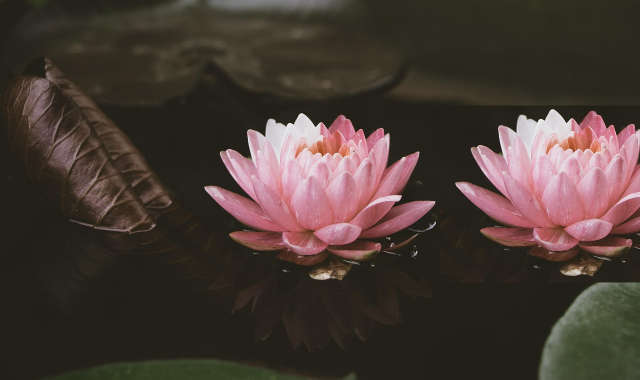
#> input picture forged/68.tiff, 1280 x 759 px, found by its file name (shown at 1/2 size)
$ python sift.py
#> lines starting #> are read from the running program, lines starting #| are printed output that depends on the picture
# # SIFT (Scale-Invariant Feature Transform)

# ## Import resources and display image

import cv2
import matplotlib.pyplot as plt
import numpy as np

# Load the image
image1 = cv2.imread(r'C:\Users\Anjali Ojha\OneDrive\Desktop\Academics\cmfd 2\cmfd_project\forged\68.tiff')
#> image1 is the input picture: shape (759, 1280, 3); mean B, G, R 51.7, 58.5, 71.4

# Convert the training image to RGB
training_image = cv2.cvtColor(image1, cv2.COLOR_BGR2RGB)

# Convert the training image to gray scale
training_gray = cv2.cvtColor(training_image, cv2.COLOR_RGB2GRAY)
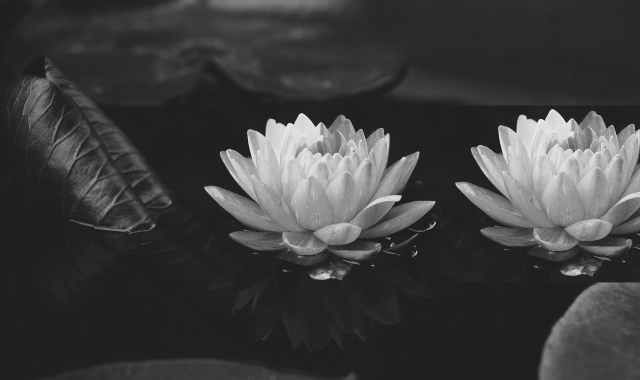
#> training_gray: shape (759, 1280) (shown at 1/2 size); min 8, max 255, mean 61.5

# Create test image by adding Scale Invariance and Rotational Invariance
test_image = cv2.pyrDown(training_image)
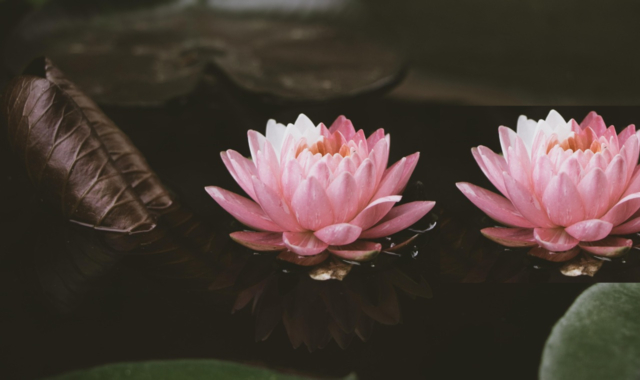
#> test_image: shape (380, 640, 3); mean R, G, B 71.4, 58.5, 51.7
test_image = cv2.pyrDown(test_image)
#> test_image: shape (190, 320, 3)
num_rows, num_cols = test_image.shape[:2]
#> num_rows = 190; num_cols = 320

rotation_matrix = cv2.getRotationMatrix2D((num_cols/2, num_rows/2), 30, 1)
test_image = cv2.warpAffine(test_image, rotation_matrix, (num_cols, num_rows))
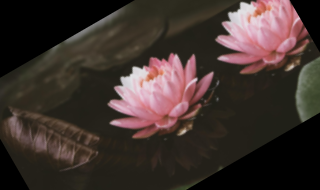
#> test_image: shape (190, 320, 3); mean R, G, B 62.5, 50, 45.4

test_gray = cv2.cvtColor(test_image, cv2.COLOR_RGB2GRAY)
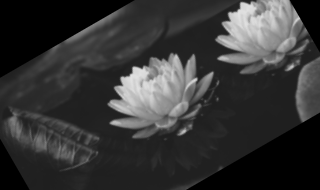
#> test_gray: shape (190, 320); min 0, max 226, mean 53.2

# Display traning image and testing image
fx, plots = plt.subplots(1, 2, figsize=(20,10))

plots[0].set_title("Training Image")
plots[0].imshow(training_image)

plots[1].set_title("Testing Image")
plots[1].imshow(test_image)


# ## Detect keypoints and Create Descriptor

sift = cv2.xfeatures2d.SIFT_create()

train_keypoints, train_descriptor = sift.detectAndCompute(training_gray, None)
#> train_keypoints = 979 keypoints; strongest (x, y, size): (870, 445, 2), (612, 351, 176.2), (795, 396, 8.4), (746, 531, 2)
test_keypoints, test_descriptor = sift.detectAndCompute(test_gray, None)
#> test_keypoints = 210 keypoints; strongest (x, y, size): (150, 92, 44.1), (223, 58, 4.7), (291, 67, 3.8), (183, 131, 3.8)

keypoints_without_size = np.copy(training_image)
keypoints_with_size = np.copy(training_image)

cv2.drawKeypoints(training_image, train_keypoints, keypoints_without_size, color = (0, 255, 0))
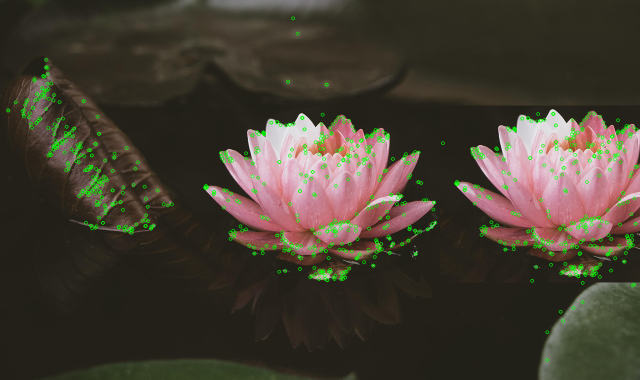
#> keypoints_without_size: shape (759, 1280, 3) (shown at 1/2 size); mean R, G, B 68.8, 61.4, 49.7

cv2.drawKeypoints(training_image, train_keypoints, keypoints_with_size, flags = cv2.DRAW_MATCHES_FLAGS_DRAW_RICH_KEYPOINTS)
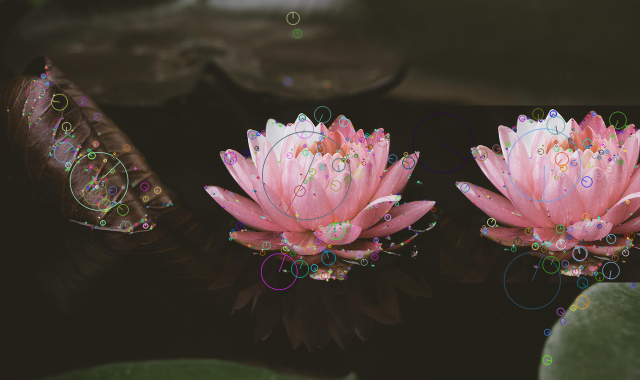
#> keypoints_with_size: shape (759, 1280, 3) (shown at 1/2 size); mean R, G, B 71.1, 59.1, 52.4

# Display image with and without keypoints size
fx, plots = plt.subplots(1, 2, figsize=(20,10))

plots[0].set_title("Train keypoints With Size")
plots[0].imshow(keypoints_with_size, cmap='gray')

plots[1].set_title("Train keypoints Without Size")
plots[1].imshow(keypoints_without_size, cmap='gray')

# Print the number of keypoints detected in the training image
print("Number of Keypoints Detected In The Training Image: ", len(train_keypoints))
#| Number of Keypoints Detected In The Training Image:  979

# Print the number of keypoints detected in the query image
print("Number of Keypoints Detected In The Query Image: ", len(test_keypoints))
#| Number of Keypoints Detected In The Query Image:  210


# ## Matching Keypoints


# Create a Brute Force Matcher object.
bf = cv2.BFMatcher(cv2.NORM_L1, crossCheck = False)

# Perform the matching between the SIFT descriptors of the training image and the test image
matches = bf.match(train_descriptor, test_descriptor)
#> matches = 979 matches

# The matches with shorter distance are the ones we want.
matches = sorted(matches, key = lambda x : x.distance)

result = cv2.drawMatches(training_image, train_keypoints, test_gray, test_keypoints, matches, test_gray, flags = 2)
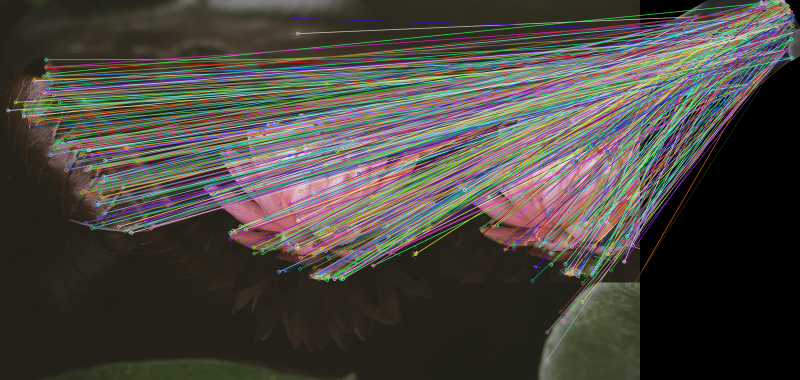
#> result: shape (759, 1600, 3) (shown at 1/2 size); mean R, G, B 73, 69.5, 64.1

# Display the best matching points
plt.rcParams['figure.figsize'] = [14.0, 7.0]
plt.title('Best Matching Points')
plt.imshow(result)
plt.show()

# Print total number of matching points between the training and query images
print("\nNumber of Matching Keypoints Between The Training and Query Images: ", len(matches))
#| Number of Matching Keypoints Between The Training and Query Images:  979

$ run again, with forged/1.tiff copied over forged/68.tiff
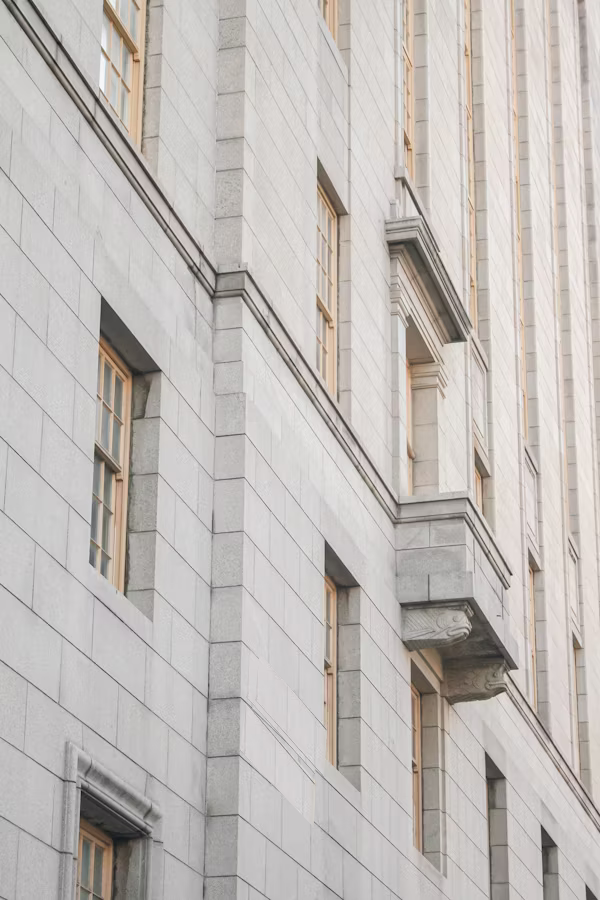
#> input picture forged/1.tiff, 600 x 900 px, found by its file name
#> image1 is the input picture: shape (900, 600, 3); mean B, G, R 185.1, 188.6, 193.8
#> `test_image = cv2.warpAffine(test_image, rotation_matrix, (num_cols, nu..`:
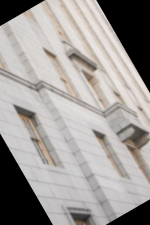
#> test_image: shape (225, 150, 3); mean R, G, B 159.3, 155.1, 152.3
#> train_keypoints = 1263 keypoints; strongest (x, y, size): (340, 581, 23.5), (97, 100, 3.7), (59, 43, 4), (465, 661, 58.1)
#> test_keypoints = 200 keypoints; strongest (x, y, size): (100, 136, 6), (27, 115, 10.4), (74, 56, 7.7), (36, 9, 6.4)
#> keypoints_without_size: shape (900, 600, 3); mean R, G, B 186.3, 192.8, 178.4
#> keypoints_with_size: shape (900, 600, 3); mean R, G, B 192.1, 187.3, 184.2
#| Number of Keypoints Detected In The Training Image:  1263
#| Number of Keypoints Detected In The Query Image:  200
#> matches = 1263 matches
#> `result = cv2.drawMatches(training_image, train_keypoints, test_gray, t..`:
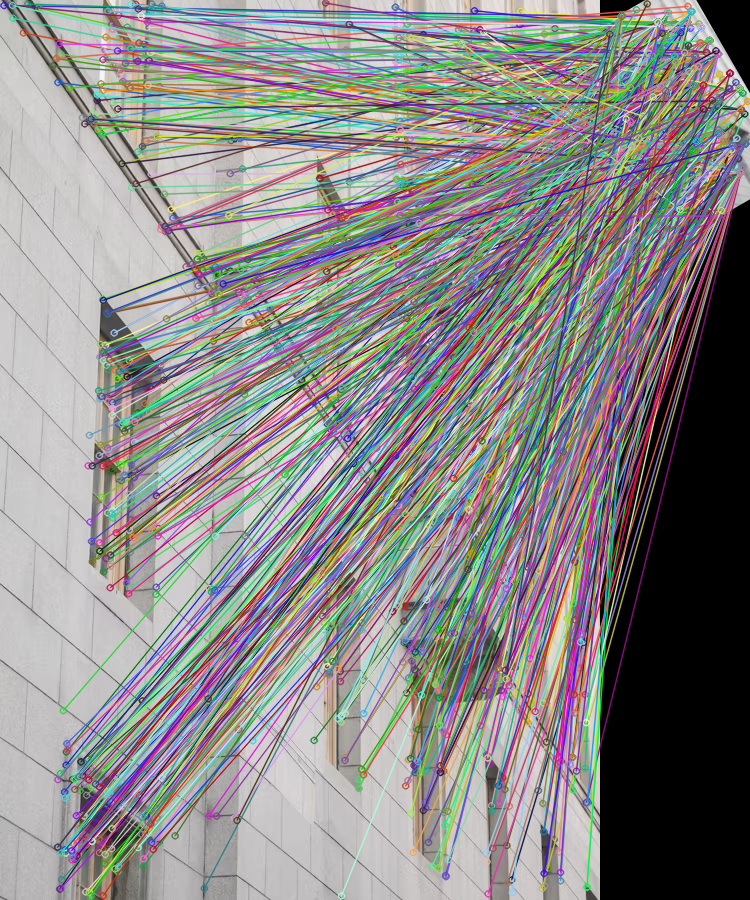
#> result: shape (900, 750, 3); mean R, G, B 138.6, 136.9, 136.4
#| Number of Matching Keypoints Between The Training and Query Images:  1263

$ run again, with forged/10.tiff copied over forged/68.tiff
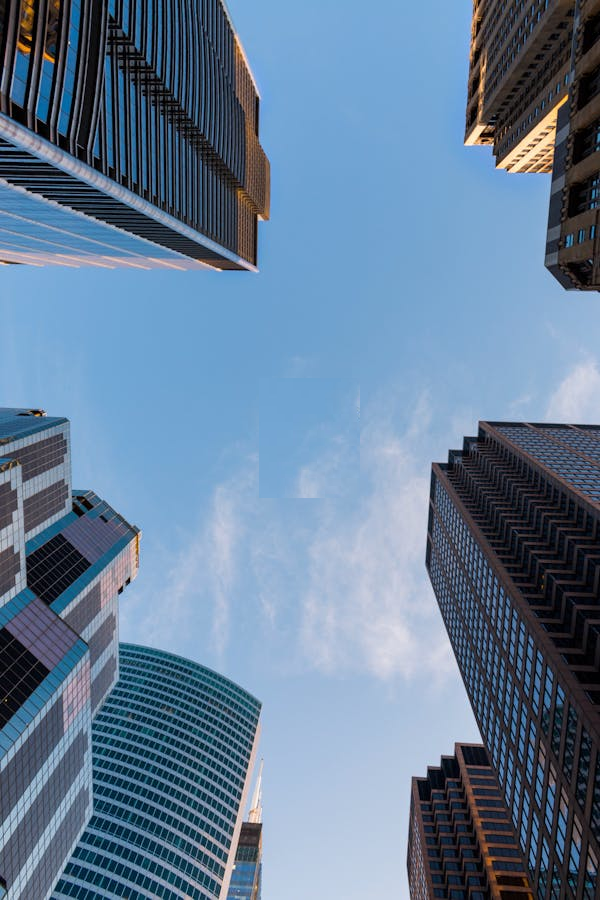
#> input picture forged/10.tiff, 600 x 900 px, found by its file name
#> image1 is the input picture: shape (900, 600, 3); mean B, G, R 151.7, 125.6, 101
#> `test_gray = cv2.cvtColor(test_image, cv2.COLOR_RGB2GRAY)`:
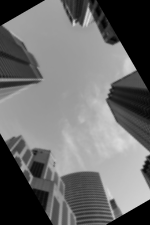
#> test_gray: shape (225, 150); min 0, max 219, mean 109.6
#> train_keypoints = 3885 keypoints; strongest (x, y, size): (128, 581, 3.3), (534, 145, 2.1), (479, 129, 6.4), (483, 141, 1.9)
#> test_keypoints = 133 keypoints; strongest (x, y, size): (128, 67, 10), (24, 167, 5.9), (113, 202, 3.4), (126, 206, 9.9)
#> keypoints_with_size: shape (900, 600, 3); mean R, G, B 106.1, 129.6, 154.6
#| Number of Keypoints Detected In The Training Image:  3885
#| Number of Keypoints Detected In The Query Image:  133
#> matches = 3885 matches
#> `result = cv2.drawMatches(training_image, train_keypoints, test_gray, t..`:
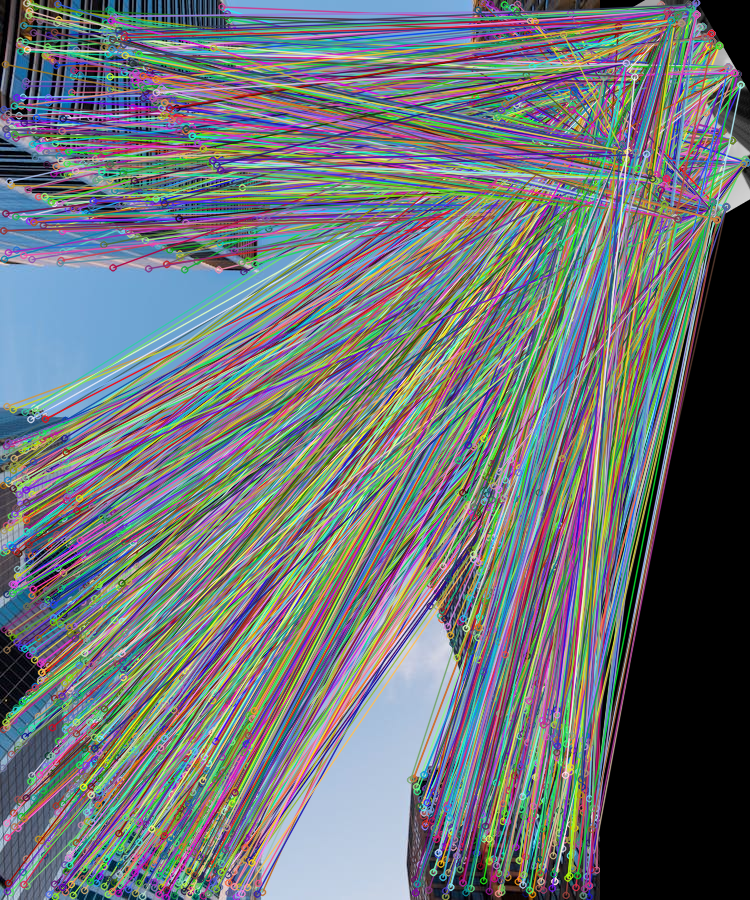
#> result: shape (900, 750, 3); mean R, G, B 109.8, 115.4, 119.7
#| Number of Matching Keypoints Between The Training and Query Images:  3885
